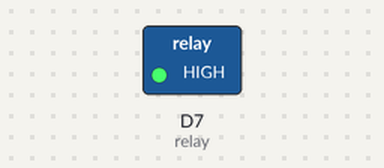
This sketch was run on a simulated ESP8266 (NodeMCU). Shown: switched loads named in the sketch (green lamp = pin HIGH).

Above: at 2.5 s.
Timing chart, 0 to 6.5 s (numbered marks = the images above):
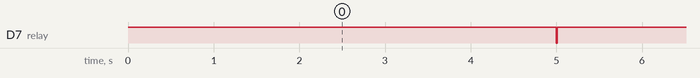

The sketch:

Releu-exemplu.ino
```cpp
// Conectam releul la pinul digital 7 (D7)
#define relay D7

void setup() {

  // Definim pinul D7 ca fii unul de OUTPUT
  pinMode(relay, OUTPUT);

  // Initiem interfata serial
  Serial.begin(9600);

}

void loop() {
  // Punem pompa in functiune
  digitalWrite(relay, HIGH);

  // Functioneaza timp de 5 secunde
  delay(5000);

  // Oprim pompa din functiune
  digitalWrite(relay, LOW);

  delay(10);

}
```

Measured:
- by itself, D7 (relay): alternates HIGH for 5.0 s and LOW for 0.01 s
